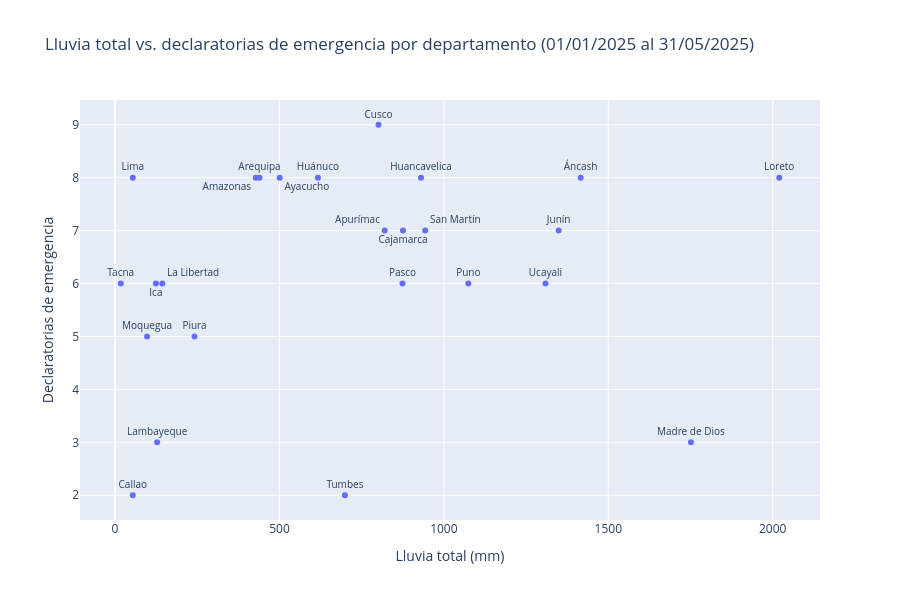

The cell this chart's notebook holds for it:
### Markdown cell above
8. Hacer dos gráficos con Plotly

### Code cell
import plotly.express as px

#Grafico de dispersión: lluvia total vs. declaratorias por departamento

# Posición del nombre para los puntos que se enciman; el resto va arriba
posicion_especial = {
    "Amazonas": "bottom left",
    "Ayacucho": "bottom right",
    "Apurímac": "top left",
    "Cajamarca": "bottom center",
    "San Martín": "top right",
    "Ica": "bottom center",
    "La Libertad": "top right",
}
posiciones = tabla_final["departamento"].map(posicion_especial).fillna("top center")

fig_dispersion = px.scatter(
    tabla_final,
    x="lluvia_total_mm",
    y="declaratorias",
    text="departamento",
    title="Lluvia total vs. declaratorias de emergencia por departamento (01/01/2025 al 31/05/2025)",
    labels={
        "lluvia_total_mm": "Lluvia total (mm)",
        "declaratorias": "Declaratorias de emergencia",
    },
)
fig_dispersion.update_traces(textposition=list(posiciones), textfont_size=10)
fig_dispersion.update_layout(width=900, height=600)
fig_dispersion.show()

### Figure 1 — Plotly figure (JSON) as saved in the notebook; plotly's stock layout.template omitted (floating-point values rounded to 4 significant figures)
{"data": [{"hovertemplate": "Lluvia total (mm)=%{x}<br>Declaratorias de emergencia=%{y}<br>departamento=%{text}<extra></extra>", "legendgroup": "", "marker": {"color": "#636efa", "symbol": "circle"}, "mode": "markers+text", "name": "", "orientation": "v", "showlegend": false, "text": ["Amazonas", "Áncash", "Apurímac", "Arequipa", "Ayacucho", "Cajamarca", "Callao", "Cusco", "Huancavelica", "Huánuco", "Ica", "Junín", "La Libertad", "Lambayeque", "Lima", "Loreto", "Madre de Dios", "Moquegua", "Pasco", "Piura", "Puno", "San Martín", "Tacna", "Tumbes", "Ucayali"], "textfont": {"size": 10}, "textposition": ["bottom left", "top center", "top left", "top center", "bottom right", "bottom center", "top center", "top center", "top center", "top center", "bottom center", "top center", "top right", "top center", "top center", "top center", "top center", "top center", "top center", "top center", "top center", "top right", "top center", "top center", "top center"], "type": "scatter", "x": [427.9, 1416.0, 820.0, 439.4, 500.8, 875.7, 54.0, 801.3, 930.4, 617.0, 124.3, 1349.0, 143.8, 128.1, 54.0, 2020.0, 1751.0, 97.5, 874.2, 241.6, 1074.0, 943.3, 17.4, 699.1, 1309.0], "xaxis": "x", "y": [8, 8, 7, 8, 8, 7, 2, 9, 8, 8, 6, 7, 6, 3, 8, 8, 3, 5, 6, 5, 6, 7, 6, 2, 6], "yaxis": "y"}], "layout": {"height": 600, "legend": {"tracegroupgap": 0}, "title": {"text": "Lluvia total vs. declaratorias de emergencia por departamento (01/01/2025 al 31/05/2025)"}, "width": 900, "xaxis": {"anchor": "y", "domain": [0, 1], "title": {"text": "Lluvia total (mm)"}}, "yaxis": {"anchor": "x", "domain": [0, 1], "title": {"text": "Declaratorias de emergencia"}}}}
